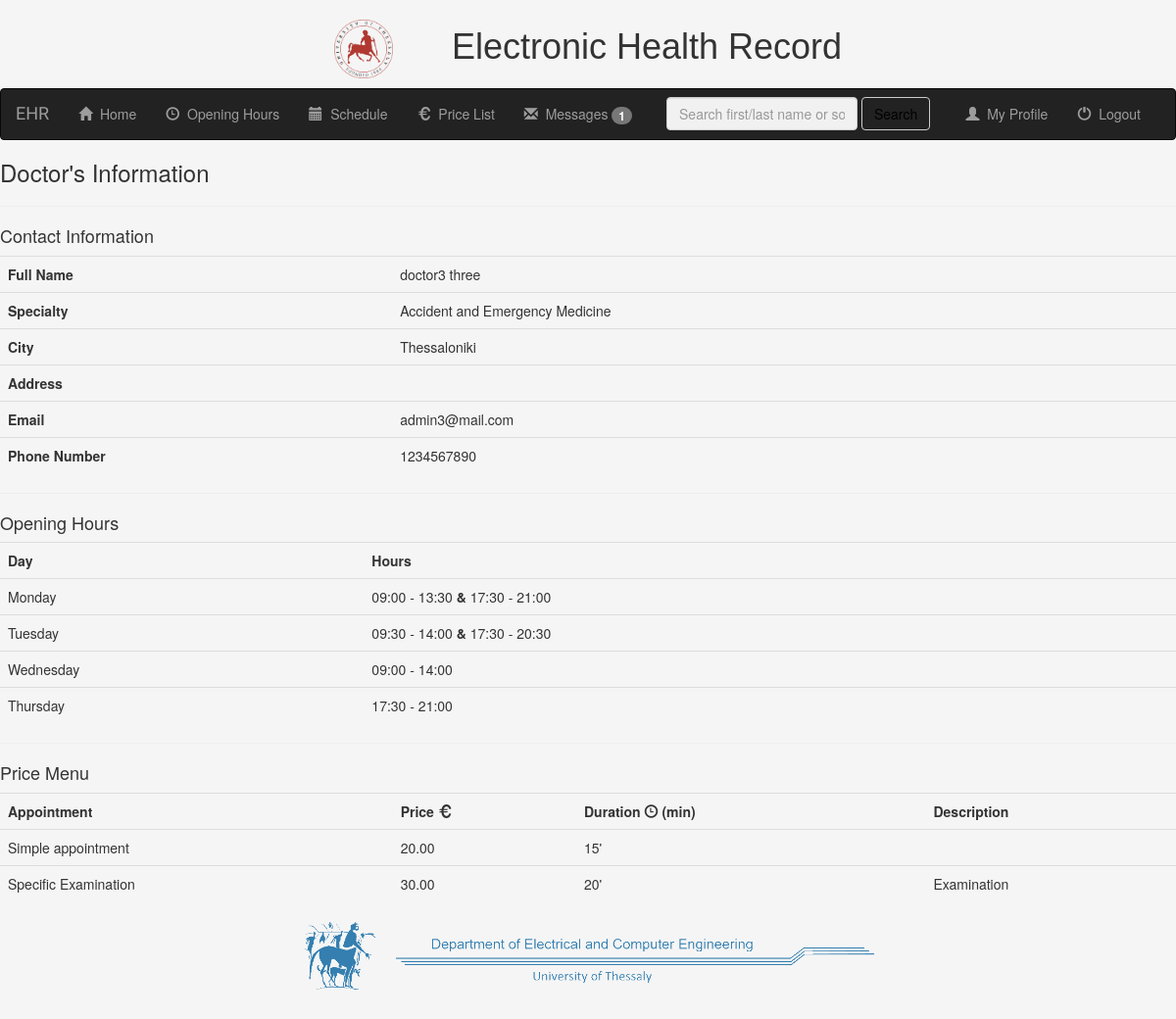
/mr/doctor_detail/3/ (signed in), run on the app's committed database.
### mr/models.py (models this page shows, shortened)
class UserProfile(models.Model):
    user = models.OneToOneField(User, on_delete=models.CASCADE)
    specialties_list = (
        ('Accident_and_Emergency_Medicine', 'Accident and Emergency Medicine'),
        ('Allergiology', 'Allergiology'),
        ('Anesthetics', 'Anesthetics'),
        ('Cardiology', 'Cardiology'),
        ('Child_Psychiatry', 'Child Psychiatry'),
        ('Clinical_Biology', 'Clinical Biology'),
        ('Clinical_Chemistry', 'Clinical Chemistry'),
        ('Clinical_Neurophysiology', 'Clinical Neurophysiology'),
        ('Dental_Oral_Maxillo-facial_surgery', 'Dental, Oral and Maxillo-facial Surgery'),
        ('Dermato-Venereology', 'Dermato-Venereology'),
        ('Dermatology', 'Dermatology'),
        ('Endocrinology', 'Endocrinology'),
        ('Family_and_general_Medicine', 'Family and General Medicine'),
        ('Fictional_Medical_Specialist', 'Fictional Medical Specialist'),
        ('Gastro-enterologic_Surgery', 'Gastro-enterologic Surgery'),
        ('Gastroenterology', 'Gastroenterology'),
        ('General_Hematology', 'General Hematology'),
        ('General_Practice', 'General Practice'),
        ('General_Surgery', 'General Surgery'),
        ('Geriatrics', 'Geriatrics'),
        ('Immunology', 'Immunology'),
        ('Infectious_Diseases', 'Infectious Diseases'),
        ('Internal_Medicine', 'Internal Medicine'),
        ('Laboratory_Medicine', 'Laboratory Medicine'),
        ('Maxillo-facial_Surgery', 'Maxillo-facial Surgery'),
        ('Microbiology', 'Microbiology'),
        ('Nephrology', 'Nephrology'),
        ('Neuro-psychiatry', 'Neuro-psyciatry'),
        ('Neurosurgery', 'Neurosurgery'),
        ('Nuclear_Medicine', 'Nuclear Medicine'),
        ('Obstetrics_and_Gynecology', 'Obstetrics and Gynecology'),
        ('Occupational_Medicine', 'Occupational Medicine'),
        ('Opthalmology', 'Ophtalmology'),
        ('Orthopaedics', 'Orthopaedics'),
        ('Otorhinolaryngology', 'Otorhinolaryngology'),
        ('Paediatrics', 'Paediatrics'),
        ('Paediatrics_Surgery', 'Paediatrics Surgery'),
        ('Pathology', 'Pathology'),
        ('Physical_Medicine_and_Rehabilitation', 'Physical Medicine and Rehabilitation'),
        ('Plastic_Surgery', 'Plastic Surgery'),
        ('Pneumology', 'Pneumology'),
        ('Podiatric_Surgery', 'Podiatric Surgery'),
        ('Psychiatry', 'Psychiatry'),
        ('Public_health_and_Preventive_Medicine', 'Public Health and Preventive Medicine'),
        ('Radiation_Oncology', 'Radiation Oncology'),
        ('Respiratory_Medicine', 'Respiratory Medicine'),
        ('Rheumatogoly', 'Rheumatology'),
        ('Stomatology', 'Stomatology'),
        ('Thoragic_Surgery', 'Thoragic Surgery'),
        ('Tropical_Medicine', 'Tropical Medicine'),
        ('Urology', 'Urology'),
        ('Vascular_Surgery', 'Vascular Surgery'),
        ('Venereology', 'Venereology')
    )
    specialty = models.CharField(max_length=100, choices=specialties_list, default='General_Practice')
    city = models.CharField(max_length=50, blank=True)
    address = models.CharField(max_length=50, blank=True)
    phone = models.CharField(max_length=12, blank=True)

class OpeningHours(models.Model):
    doctor = models.ForeignKey(UserProfile, on_delete=models.CASCADE)
    WEEKDAYS = (
        (0, 'Monday'),
        (1, 'Tuesday'),
        (3, 'Wednesday'),
        (4, 'Thursday'),
        (5, 'Friday'),
        (6, 'Saturday'),
        (7, 'Sunday')
    )
    day = models.IntegerField(choices=WEEKDAYS)
    from_hour = models.TimeField()
    to_hour = models.TimeField()
    class Meta:
        ordering = ('day', 'from_hour')
        unique_together = ('doctor', 'day', 'from_hour', 'to_hour')

class Prices(models.Model):
    doctor = models.ForeignKey(UserProfile, on_delete=models.CASCADE)
    name = models.CharField(max_length=100, blank=False)
    description = models.CharField(max_length=5000, blank=True)
    price = models.DecimalField(max_digits=8, decimal_places=2)
    duration = models.IntegerField(default=15, validators=[MaxValueValidator(300), MinValueValidator(1)])

### mr/views.py (the view)
# urls.py: path('doctor_detail/<int:pk>/', views.DoctorDetail.as_view(), name='doctor_detail'),
class DoctorDetail(generic.DetailView):
    model = UserProfile
    template_name = 'mr/doctor_detail.html'
    def get_context_data(self, **kwargs):
        context = super(DoctorDetail, self).get_context_data(**kwargs)
        context['prices_list'] = Prices.objects.filter(doctor__id=self.kwargs['pk'])
        context['opening_hours_list'] = OpeningHours.objects.filter(doctor__id=self.kwargs['pk'])
        context['received_messages'] = Message.objects.filter(receiver=self.request.user, was_read=False)
        return context

### mr/templates/mr/doctor_detail.html
{% extends 'mr/base.html' %}
{% block body_block %}
    <h3>Doctor's Information</h3>
    <hr>
    <h4>Contact Information</h4>
    <table class="table">
        <tr>
            <th>Full Name</th>
            <td>{{ userprofile.user.get_full_name }}</td>
        </tr>
        <tr>
            <th>Specialty</th>
            <td>{{ userprofile.get_specialty_display }}</td>
        </tr>
        <tr>
            <th>City</th>
            <td>{{ userprofile.city }}</td>
        </tr>
        <tr>
            <th>Address</th>
            <td>{{userprofile.address}}</td>
        </tr>
        <tr>
            <th>Email</th>
            <td>{{ userprofile.user.email }}</td>
        </tr>
        <tr>
            <th>Phone Number</th>
            <td>{{ userprofile.phone }}</td>
        </tr>
    </table>
    <hr>
    <h4>Opening Hours</h4>
        <table class="table">
            {% if opening_hours_list %}
                <tr>
                    <th>Day</th>
                    <th>Hours</th>
                </tr>
            {% endif %}
            {% for item in opening_hours_list %}
                {% ifchanged item.day %}
                    <tr>
                        <td>{{ item.get_day_display }}</td>
                        <td>{{ item.from_hour|time:"H:i" }} - {{ item.to_hour|time:"H:i" }}
                            {% else %}
                            <strong>&</strong> {{ item.from_hour|time:"H:i" }} - {{ item.to_hour|time:"H:i" }}</td>
                    </tr>
                {% endifchanged %}
            {% empty %}
                There are currently no opening hour information.
            {% endfor %}
        </table>
    <hr>
    <h4>Price Menu</h4>
        <table class="table">
            {% if prices_list %}
                <tr>
                    <th>Appointment</th>
                    <th>Price <span class="glyphicon glyphicon-eur"></span></th>
                    <th>Duration <span class="glyphicon glyphicon-time"></span> (min)</th>
                    <th>Description</th>
                </tr>
            {% endif %}
            {% for app in prices_list %}
                <tr>
                    <td>{{ app.name }}</td>
                    <td>{{ app.price }}</td>
                    <td>{{ app.duration }}'</td>
                    <td>{{ app.description }}</td>
                </tr>
            {% empty %}
                There are currently no objects.<hr>
            {% endfor %}
        </table>
{% endblock %}

### mr/static/mr/css/style.css (style rules this page uses)
body { background-color: whitesmoke; height: 90%; margin-bottom: 10%; }

### data on the page
UserProfile: user.get_full_name "doctor3 three", specialty "Accident and Emergency Medicine", city "Thessaloniki", user.email "admin3@mail.com", phone "1234567890"
OpeningHours: day "Monday", from_hour "09:00", to_hour "13:30"
OpeningHours: from_hour "17:30", to_hour "21:00"
OpeningHours: day "Tuesday", from_hour "09:30", to_hour "14:00"
OpeningHours: from_hour "17:30", to_hour "20:30"
OpeningHours: day "Wednesday", from_hour "09:00", to_hour "14:00"
OpeningHours: day "Thursday", from_hour "17:30", to_hour "21:00"
Prices: name "Simple appointment", price "20.00", duration "15"
Prices: name "Specific Examination", price "30.00", duration "20", description "Examination"

### other printed values
{{ received_messages.count }} "1"
